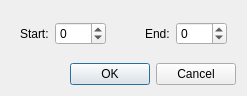
<?xml version="1.0" encoding="UTF-8"?>
<ui version="4.0">
 <class>Dialog</class>
 <widget class="QDialog" name="Dialog">
  <property name="windowModality">
   <enum>Qt::NonModal</enum>
  </property>
  <property name="geometry">
   <rect>
    <x>0</x>
    <y>0</y>
    <width>247</width>
    <height>96</height>
   </rect>
  </property>
  <property name="windowTitle">
   <string>Global Frame Shift</string>
  </property>
  <layout class="QVBoxLayout" name="verticalLayout">
   <item>
    <widget class="QWidget" name="widget" native="true">
     <layout class="QHBoxLayout" name="horizontalLayout">
      <item>
       <widget class="QLabel" name="label">
        <property name="text">
         <string>Start:</string>
        </property>
       </widget>
      </item>
      <item>
       <widget class="QSpinBox" name="a">
        <property name="minimum">
         <number>-999</number>
        </property>
        <property name="maximum">
         <number>999</number>
        </property>
       </widget>
      </item>
      <item>
       <spacer name="horizontalSpacer">
        <property name="orientation">
         <enum>Qt::Horizontal</enum>
        </property>
        <property name="sizeHint" stdset="0">
         <size>
          <width>40</width>
          <height>20</height>
         </size>
        </property>
       </spacer>
      </item>
      <item>
       <widget class="QLabel" name="label_2">
        <property name="text">
         <string>End:</string>
        </property>
       </widget>
      </item>
      <item>
       <widget class="QSpinBox" name="b">
        <property name="minimum">
         <number>-999</number>
        </property>
        <property name="maximum">
         <number>999</number>
        </property>
       </widget>
      </item>
     </layout>
    </widget>
   </item>
   <item>
    <widget class="QDialogButtonBox" name="buttonBox">
     <property name="orientation">
      <enum>Qt::Horizontal</enum>
     </property>
     <property name="standardButtons">
      <set>QDialogButtonBox::Cancel|QDialogButtonBox::Ok</set>
     </property>
    </widget>
   </item>
  </layout>
 </widget>
 <resources/>
 <connections>
  <connection>
   <sender>buttonBox</sender>
   <signal>accepted()</signal>
   <receiver>Dialog</receiver>
   <slot>accept()</slot>
   <hints>
    <hint type="sourcelabel">
     <x>248</x>
     <y>254</y>
    </hint>
    <hint type="destinationlabel">
     <x>157</x>
     <y>274</y>
    </hint>
   </hints>
  </connection>
  <connection>
   <sender>buttonBox</sender>
   <signal>rejected()</signal>
   <receiver>Dialog</receiver>
   <slot>reject()</slot>
   <hints>
    <hint type="sourcelabel">
     <x>316</x>
     <y>260</y>
    </hint>
    <hint type="destinationlabel">
     <x>286</x>
     <y>274</y>
    </hint>
   </hints>
  </connection>
 </connections>
</ui>
